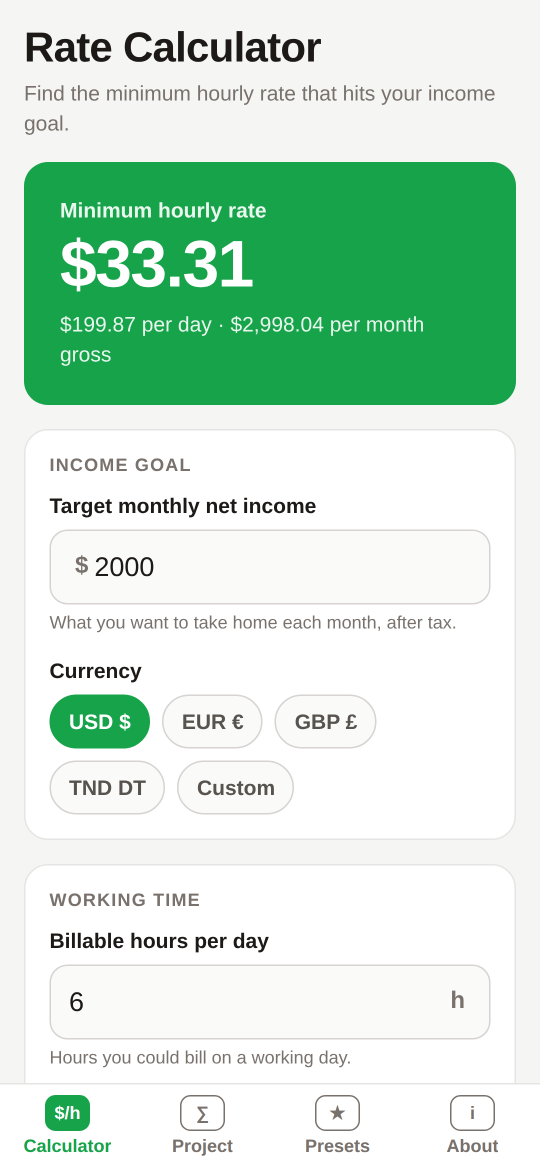
#> input picture store-listing/screenshots/raw/1.png, 1080 x 2340 px (shown at 1/2 size); its folder holds only this picture in this run
$ python frame-screenshots.py
#> lines starting #> are read from the running program, lines starting #| are printed output that depends on the picture; after the words box and inside, x2 and y2 are one past the last pixel; in counts of white or black regions, pixels touching at a corner belong together
"""Frame raw phone screenshots into 1080x1920 (9:16) Google Play screenshots.

Usage:
  1. Put screenshots in store-listing/screenshots/raw/ (phone) or raw-<device>/
     named 1.png, 2.png, ... in the order of CAPTIONS below
     (scripts/capture-screenshots.mjs does this for you).
  2. Run: python3 scripts/frame-screenshots.py [phone|tablet7|tablet10]
  3. Upload the files from store-listing/screenshots/ to the Play Console.
"""

import sys

from pathlib import Path

from PIL import Image, ImageDraw, ImageFilter, ImageFont

ROOT = Path(__file__).resolve().parent.parent
OUT = ROOT / "store-listing" / "screenshots"
FONT = "/usr/share/fonts/truetype/dejavu/DejaVuSans-Bold.ttf"

# Output canvas per device, all 9:16 as Google Play requires.
SIZES = {"phone": (1080, 1920), "tablet7": (1080, 1920), "tablet10": (1440, 2560)}
DEVICE = sys.argv[1] if len(sys.argv) > 1 else "phone"
if DEVICE not in SIZES:
    raise SystemExit(f"Unknown device {DEVICE!r}. Use: {', '.join(SIZES)}")
RAW = OUT / ("raw" if DEVICE == "phone" else f"raw-{DEVICE}")
PREFIX = "play-screenshot" if DEVICE == "phone" else f"play-{DEVICE}"
WIDTH, HEIGHT = SIZES[DEVICE]
K = WIDTH / 1080  # scale layout constants for larger canvases
TOP, BOTTOM = (22, 163, 74), (21, 128, 61)

CAPTIONS = [
    "Know your minimum\nhourly rate",
    "See where every\ndollar goes",
    "Price projects\nwith confidence",
    "Save presets for\nevery platform",
    "Private & offline.\nNo account needed.",
]


def background() -> Image.Image:
    img = Image.new("RGB", (WIDTH, HEIGHT))
#> img: PIL image 1080x1920 RGB; every value is 0
    draw = ImageDraw.Draw(img)
    for y in range(HEIGHT):
        t = y / (HEIGHT - 1)
        draw.line([(0, y), (WIDTH, y)], fill=tuple(round(a + (b - a) * t) for a, b in zip(TOP, BOTTOM)))
    return img


def rounded(img: Image.Image, radius: int) -> Image.Image:
    mask = Image.new("L", img.size, 0)
    ImageDraw.Draw(mask).rounded_rectangle((0, 0, img.width - 1, img.height - 1), radius=radius, fill=255)
    out = img.convert("RGBA")
    out.putalpha(mask)
    return out


def frame(shot_path: Path, caption: str, out_path: Path) -> None:
    canvas = background()
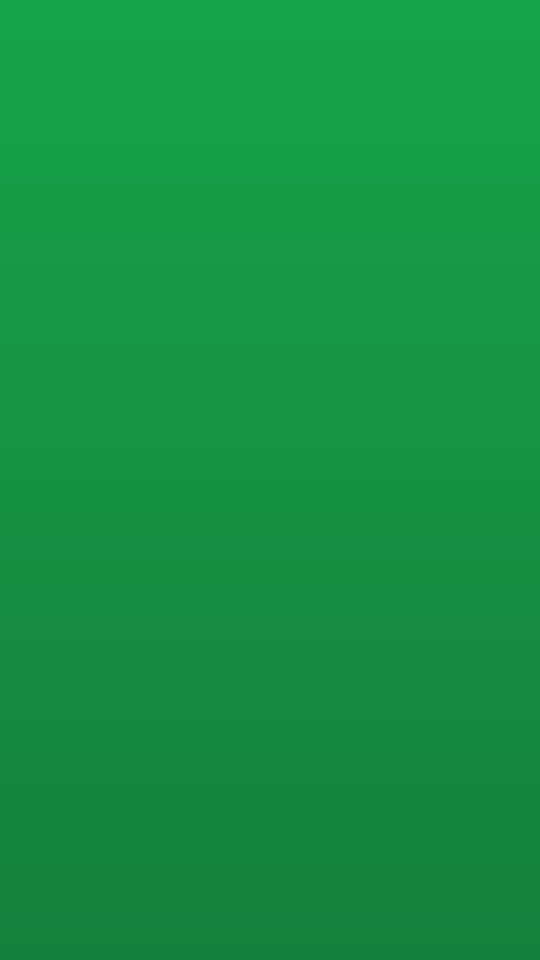
#> canvas: PIL image 1080x1920 RGB (shown at 1/2 size); mean R, G, B 21.5, 145.5, 67.5
    draw = ImageDraw.Draw(canvas)

    font = ImageFont.truetype(FONT, round(72 * K))
    draw.multiline_text((WIDTH / 2, 110 * K), caption, font=font, fill="white", anchor="ma", align="center", spacing=round(18 * K))

    # Fit the screenshot into the area below the caption.
    area_top, margin = round(400 * K), round(90 * K)
    max_w, max_h = WIDTH - 2 * margin, HEIGHT - area_top - round(60 * K)
    shot = Image.open(shot_path).convert("RGB")
#> shot is the input picture: PIL image 1080x2340 RGB; mean R, G, B 202.9, 229.2, 212
    scale = min(max_w / shot.width, max_h / shot.height)
#> scale = 0.624
    shot = shot.resize((round(shot.width * scale), round(shot.height * scale)), Image.LANCZOS)
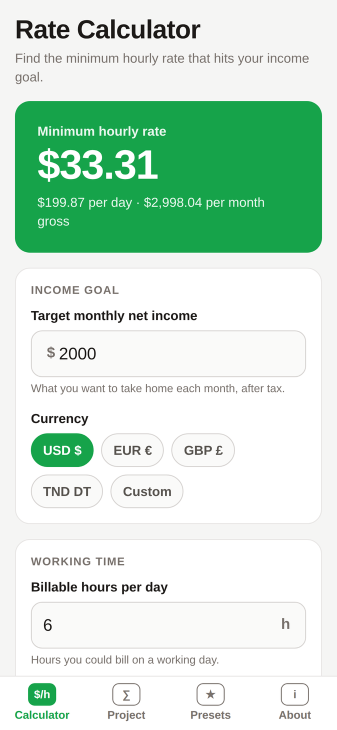
#> shot: PIL image 674x1460 RGB (shown at 1/2 size); mean R, G, B 202.8, 229.1, 211.9
    radius = round(40 * K)
    shot = rounded(shot, radius)
#> in rounded, `mask = Image.new("L", img.size, 0)`: mask: PIL image 674x1460 L; every value is 0
#> in rounded, `ImageDraw.Draw(mask).rounded_rectangle((0, 0, img.width - 1, img.heigh..`:
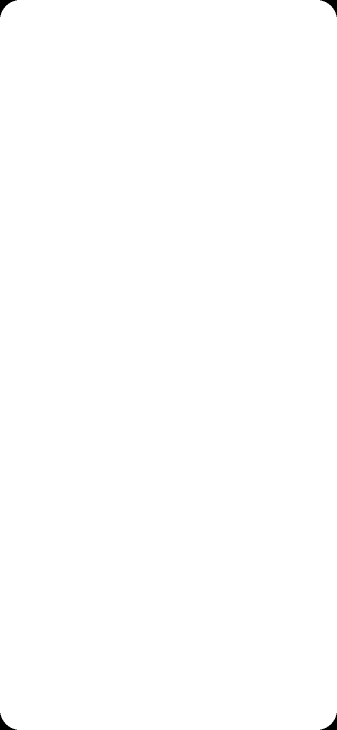
#> mask: PIL image 674x1460 L (shown at 1/2 size); 99.9% white; 4 black regions, box (x1, y1, x2, y2) and area: (0, 0, 34, 34) 354, (640, 0, 674, 34) 354, (0, 1426, 34, 1460) 354, (640, 1426, 674, 1460) 354

    x = (WIDTH - shot.width) // 2
#> x = 203
    shadow = Image.new("RGBA", canvas.size, (0, 0, 0, 0))
#> shadow: PIL image 1080x1920 RGBA; every value is 0
    ImageDraw.Draw(shadow).rounded_rectangle(
        (x, area_top + 16, x + shot.width, area_top + 16 + shot.height), radius=radius, fill=(0, 0, 0, 90)
    )
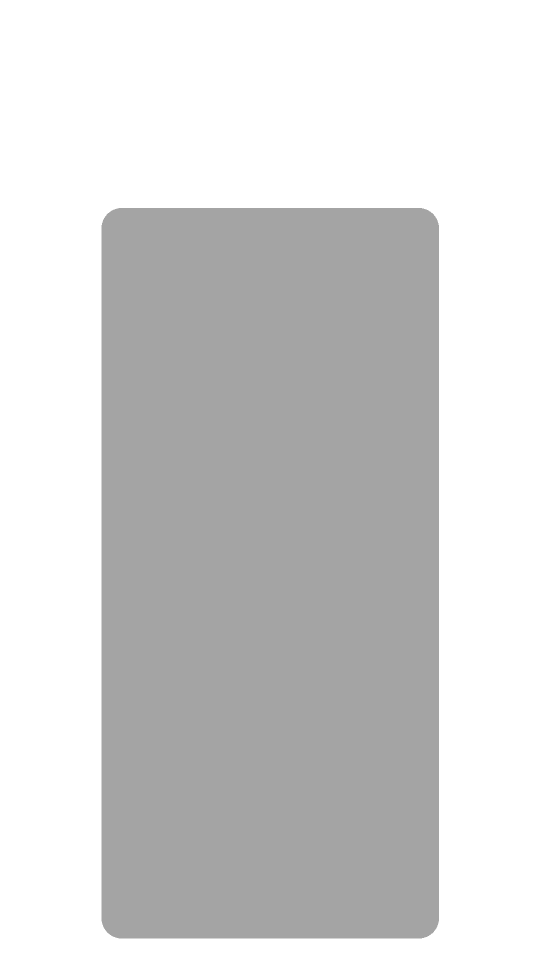
#> shadow: PIL image 1080x1920 RGBA (shown at 1/2 size); mean R, G, B, A 0, 0, 0, 42.7; transparent parts drawn white
    canvas = Image.alpha_composite(canvas.convert("RGBA"), shadow.filter(ImageFilter.GaussianBlur(18)))
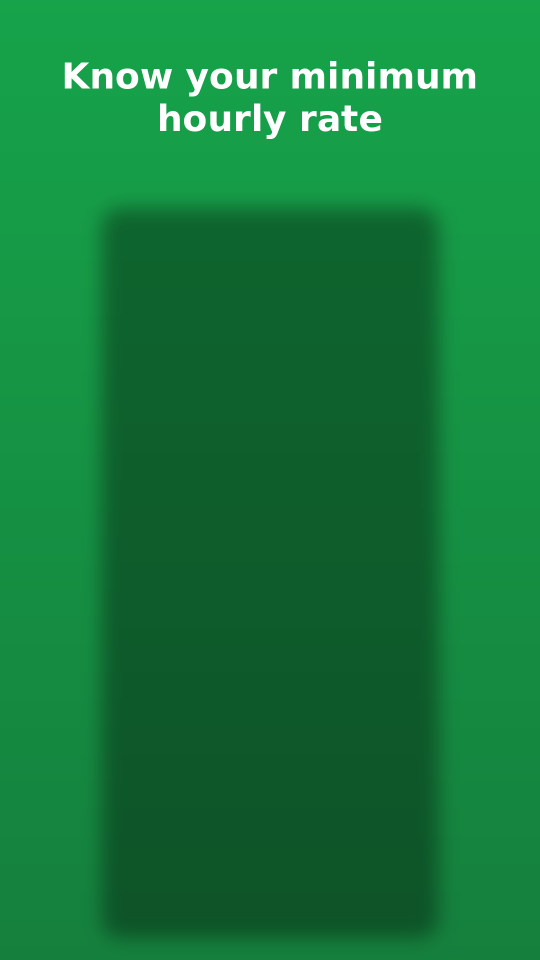
#> canvas: PIL image 1080x1920 RGBA (shown at 1/2 size); mean R, G, B, A 21.1, 122.9, 58.8, 255
    canvas.paste(shot, (x, area_top), shot)
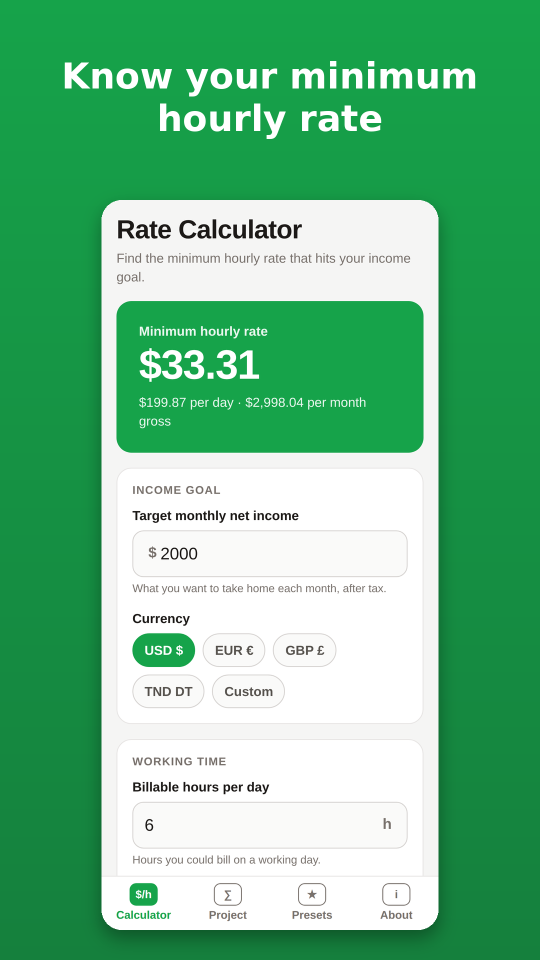
#> canvas: PIL image 1080x1920 RGBA (shown at 1/2 size); mean R, G, B, A 110.4, 187, 138.5, 255
    canvas.convert("RGB").save(out_path)
    print(f"wrote {out_path.relative_to(ROOT)}")


def main() -> None:
    shots = sorted(p for p in RAW.glob("*") if p.suffix.lower() in {".png", ".jpg", ".jpeg"})
    if not shots:
        raise SystemExit(f"No screenshots found in {RAW.relative_to(ROOT)}/")
    for i, shot in enumerate(shots):
        caption = CAPTIONS[i] if i < len(CAPTIONS) else ""
        frame(shot, caption, OUT / f"{PREFIX}-{i + 1}.png")


if __name__ == "__main__":
    main()

$ run again, on store-listing/screenshots/raw/2.png
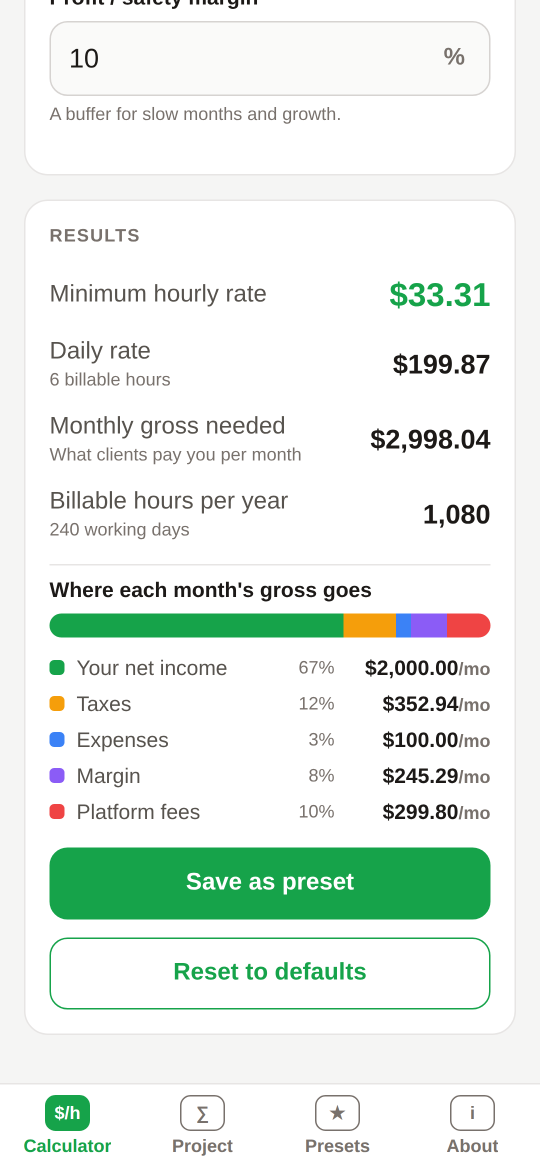
#> input picture store-listing/screenshots/raw/2.png, 1080 x 2340 px (shown at 1/2 size)
#> img: PIL image 1080x1920 RGB; every value is 0
#> in frame, shot is the input picture: PIL image 1080x2340 RGB; mean R, G, B 230.9, 239.8, 233.4
#> in frame, `shot = shot.resize((round(shot.width * scale), round(shot.height * sca..`:
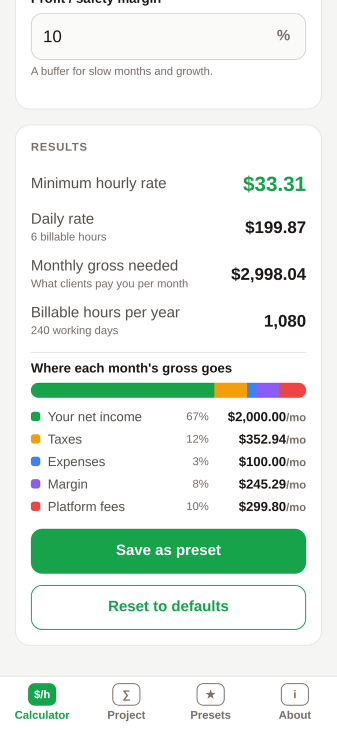
#> shot: PIL image 674x1460 RGB (shown at 1/2 size); mean R, G, B 230.6, 239.6, 233.2
#> in frame, `canvas.paste(shot, (x, area_top), shot)`:
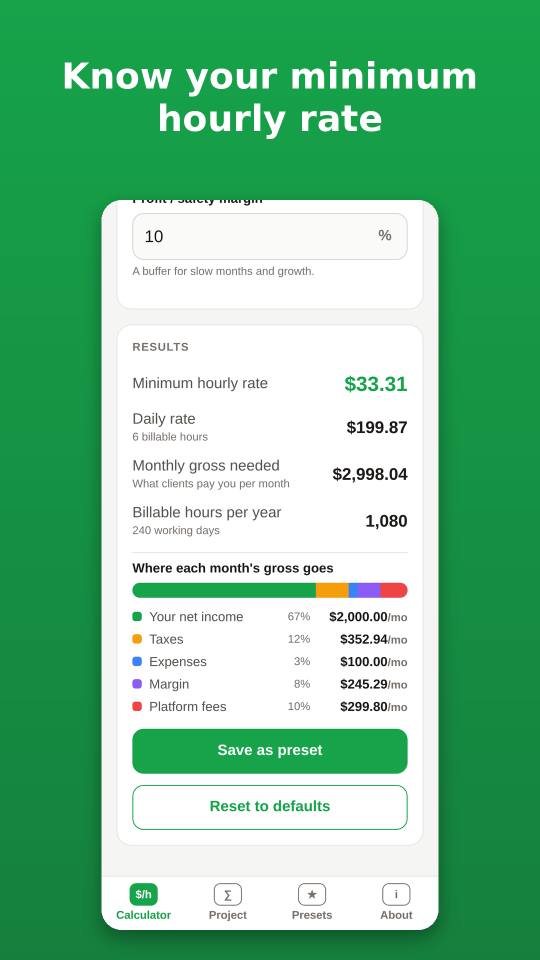
#> canvas: PIL image 1080x1920 RGBA (shown at 1/2 size); mean R, G, B, A 123.6, 192, 148.6, 255
